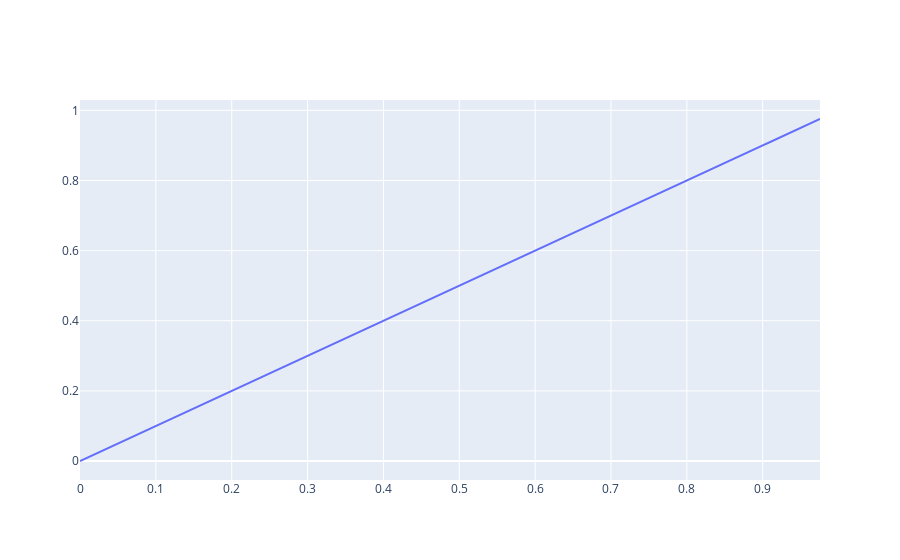

The notebook cell saved with this chart:
### Code cell
go.Figure(
    go.Scatter(x=y, y=model.predict(X))
)
